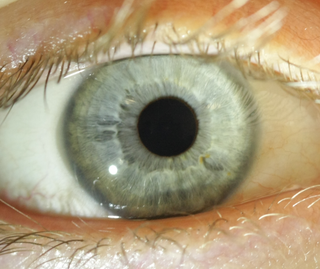
%> input picture image9.png, 320 x 269 px, shrunk from 1272 x 1072 before the run
$ octave compare_imgs.m   (GNU Octave 9; MATLAB toolbox functions it lacks are replaced by stand-ins)
%> lines starting %> are read from the running program, lines starting %| are printed output that depends on the picture
%> further down, img1 is the input picture: size 269x320x3 uint8; mean R, G, B 171, 155.8, 123.8
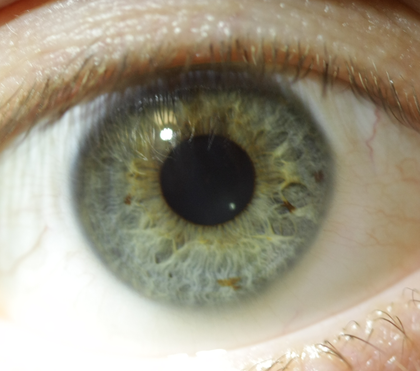
%> input picture image10.png, 420 x 371 px, shrunk from 1672 x 1477 before the run
%> further down, img2 is the input picture: size 371x420x3 uint8; mean R, G, B 158.9, 151.9, 132.5
### main.m
function [img2, featureVector] = main(img)
close all
global GRAY
global RED
global BLUE
global GREEN
GRAY = 4;
RED = 1;
BLUE = 3;
GREEN = 2;

directory = dir('*.png');
%for i = 1 : size(directory,1)


    % Read in original iris image
    imgs(:,:,GRAY) = rgb2gray(img);
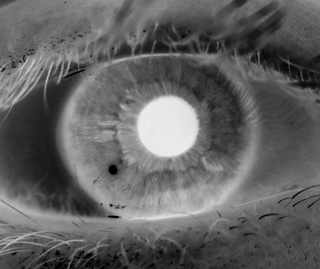
%> imgs: size 269x320x4 uint8; mean R, G, B, A 0, 0, 0, 156.7; transparent parts drawn white
    imgs(:,:,RED)  = img(:,:,RED);
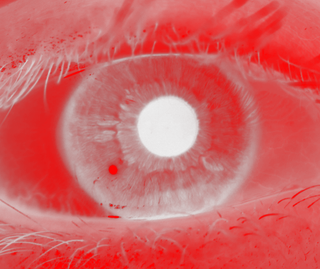
%> imgs: size 269x320x4 uint8; mean R, G, B, A 171, 0, 0, 156.7; transparent parts drawn white
    imgs(:,:,BLUE) = img(:,:,BLUE);
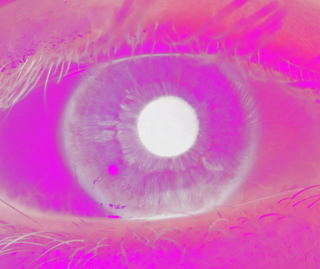
%> imgs: size 269x320x4 uint8; mean R, G, B, A 171, 0, 123.8, 156.7; transparent parts drawn white
    imgs(:,:,GREEN) = img(:,:,GREEN);
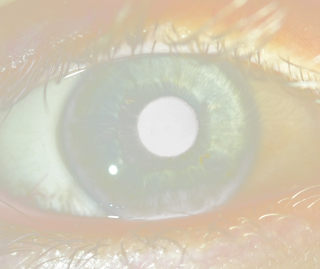
%> imgs: size 269x320x4 uint8; mean R, G, B, A 171, 155.8, 123.8, 156.7; transparent parts drawn white


    [ row, column, radius ] = findPupilSizeAndLocation( img );
    [radius_2 ] = findScleraSizeAndLocation( img,row,column );
    height = size(img,1)/2;
    width = (size(img,2)/2);
    dist = max(height,width);
    H = [1 0;
        0 1;
        -column+width -row+height;];
    T = maketform('affine',H);
    bounds = findbounds(T,[1 1; [size(img,2) size(img,1)]]);
    img_m = imtransform(img,T,'XData',[1 size(img,2)],'YData',[1 size(img,1)]);
    %imtool(img_m);


    min_size = min(height*2,width*2);

    r1 = floor(height-min_size/2)+1;
    c1 = floor(width-min_size/2)+1;
    r2 = floor(height+min_size/2);
    c2 = floor(width+min_size/2);


    img_x = img_m(r1:r2,c1:c2,:);
    %imtool(img_x);
    min_size = min_size/2;
    img2 = ImToPolar(img_x,radius/min_size,radius_2/min_size,(radius_2-radius)*2,(radius_2-radius)*2*pi);
    imtool(uint8(img2));

    % perform feature extraction
    featureVector = extractFeatures(img2);

    % display stuff
    imtool(reshape(featureVector / max(featureVector), 255, 96));
end

### findPupilSizeAndLocation.m
function [ row, column, radius ] = findPupilSizeAndLocation( img )
% [34 lines of commented-out code are left out]
imshow(img);

fprintf('select 4 points along the edge of the pupil that are not next to',...
    'each other. ideal distance between points is ?/2');

%> the run ends on the next line
a = impoint(gca);
pt1 = getPosition(a);


a = impoint(gca);
pt2 = getPosition(a);


a = impoint(gca);
pt3 = getPosition(a);


a = impoint(gca);
pt4 = getPosition(a);

A = [pt1(1) pt2(1) pt3(1) pt4(1)];
B = [pt1(2) pt2(2) pt3(2) pt4(2)];

column = sum(A)/4;
row = sum(B)/4;


radius1 = sqrt((pt1(1) - column)^2 + (pt1(2) - row)^2);
radius2 = sqrt((pt2(1) - column)^2 + (pt2(2) - row)^2);
radius3 = sqrt((pt3(1) - column)^2 + (pt3(2) - row)^2);
radius4 = sqrt((pt4(1) - column)^2 + (pt4(2) - row)^2);


radius = (radius1 + radius2 + radius3 + radius4) / 4;


end

### compare_imgs.m
%Compareimgs

img1 = imread('image9.png');
img2 = imread('image10.png');
[im_1 FV1] = main(img1);
